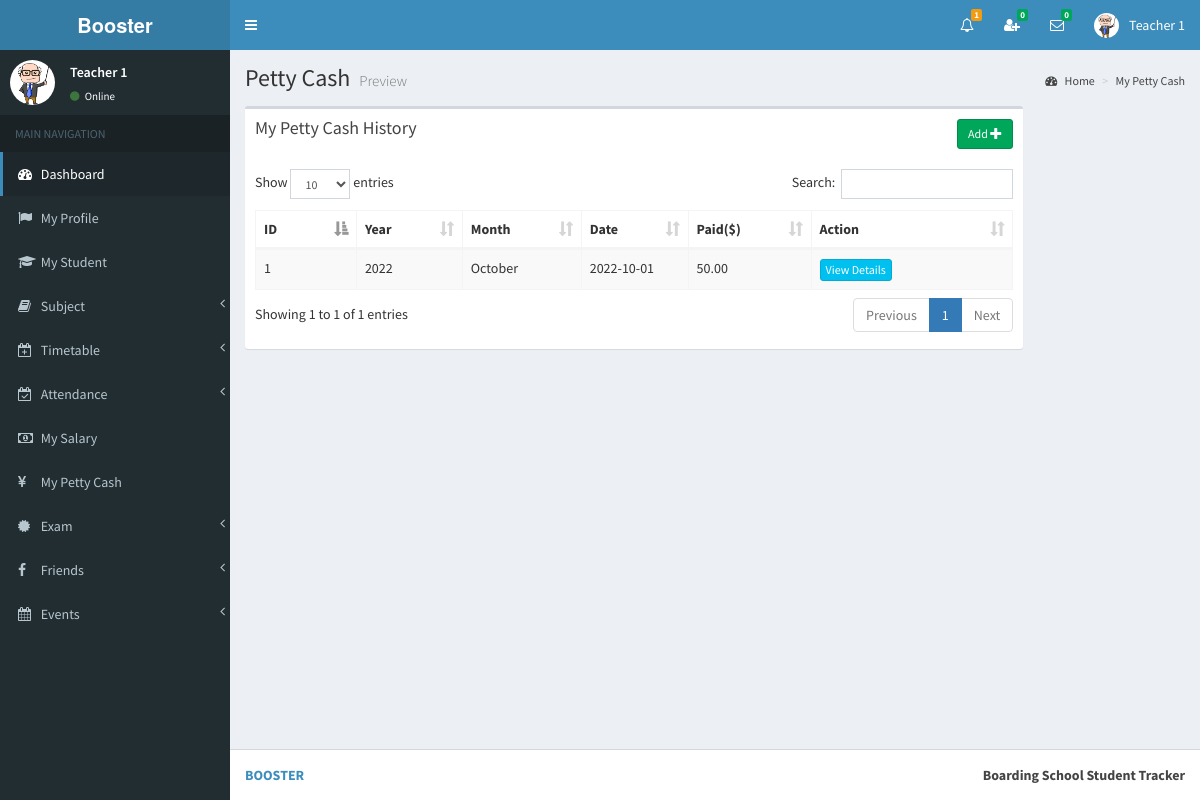
Screenshot of /view/my_petty_cash.php (signed in) with the database file from the repository.
### tables this page shows
CREATE TABLE `teacher` (
  `id` int(11) NOT NULL,
  `full_name` varchar(255) NOT NULL,
  `i_name` varchar(255) NOT NULL,
  `gender` varchar(255) NOT NULL,
  `address` varchar(255) NOT NULL,
  `phone` varchar(255) NOT NULL,
  `email` varchar(255) NOT NULL,
  `image_name` varchar(255) NOT NULL,
  `index_number` bigint(11) NOT NULL,
  `reg_date` date NOT NULL
);

CREATE TABLE `petty_cash` (
  `id` int(11) NOT NULL,
  `received_by` bigint(11) NOT NULL,
  `approved_by` bigint(11) NOT NULL,
  `year` year(4) NOT NULL,
  `month` varchar(255) NOT NULL,
  `date` date NOT NULL,
  `time` time NOT NULL,
  `paid` double(11,2) NOT NULL,
  `received_type` varchar(255) NOT NULL,
  `_status` varchar(255) NOT NULL
);

### view/my_petty_cash.php (the view, shortened to what this page needs)
<?php include_once('head.php'); ?>
<?php include_once('header_teacher.php'); ?>
<?php include_once('sidebar2.php'); ?>
<div class="content-wrapper">
    <section class="content-header">
    	<h1>
        	Petty Cash
        	<small>Preview</small>
        </h1>
        <ol class="breadcrumb">
        	<li><a href="#"><i class="fa fa-dashboard"></i> Home</a></li>
            <li><a href="#">My Petty Cash</a></li>
    	</ol>
	</section>
	<section class="content" >
    	<div class="row" id="table1">
        	<div class="col-md-10">
            	<div class="box">
                	<div class="box-header">
                  		<a href="#modalInsertform"  class="btn btn-success btn-sm pull-right" data-id="" data-toggle="modal">Add <span class="glyphicon glyphicon-plus"></span></a>
                  		<h3 class="box-title">My Petty Cash History</h3>
                	</div>
                	<div class="box-body table-responsive">
                		<table id="example1" class="table table-bordered table-striped">
                            <thead>
                                <th class="col-md-1">ID</th>
                                <th class="col-md-1">Year</th>
                                <th class="col-md-1">Month</th>
                                <th class="col-md-1">Date</th>
                                <th class="col-md-1">Paid($)</th>
                                <th class="col-md-2">Action</th>
                            </thead>
                        	<tbody>
<?php
include_once('../controller/config.php');
$index=$_SESSION["index_number"];
$type=$_SESSION["type"];
$sql="select * from petty_cash where received_by='$index' and received_type='$type'";
$result=mysqli_query($conn,$sql);
$count = 0;
if(mysqli_num_rows($result) > 0) {
	while($row=mysqli_fetch_assoc($result)){
		$count++;
		$paid=$row['paid'];
?>
                                <tr>
                                    <td><?php echo $count; ?></td>
               <td id="td_year_<?php echo $count; ?>"><?php echo $row['year']; ?></td>
               <td id="td_month_<?php echo $count; ?>"><?php echo $row['month']; ?></td>
                                    <td id="td_date_<?php echo $count; ?>"><?php echo $row['date']; ?></td>
               <td id="td_paid_<?php echo $count; ?>"><?php echo $paid ?></td>
                                    <td>
<a href="#" onClick="showModal2(this)" class="btn btn-info btn-xs" data-id="<?php echo $row['id']; ?>,<?php echo $index; ?>" >View Details</a>
                               		</td>
                            	</tr>
<?php } } ?>
                        	</tbody>
                    	</table>
                	</div>
            	</div>
        	</div>
        </div>
     </section>
</div>
<?php include_once('footer.php');?>

### view/header_teacher.php (shortened to what this page needs)
<body class="hold-transition skin-blue sidebar-mini" >
<div class="wrapper">
  <header class="main-header" >
    <a href="" class="logo">
      <span class="logo-lg"><strong>Booster</strong></span>
    </a>
    <nav class="navbar navbar-static-top">
		<a href="#" class="sidebar-toggle" data-toggle="offcanvas" role="button">
       	</a>
		<div class="navbar-custom-menu">
			<ul class="nav navbar-nav">
              <li class="dropdown notifications-menu">
                <a href="#" class="dropdown-toggle" data-toggle="dropdown">
                  <i class="fa fa-bell-o"></i>
<?php
include_once('../controller/config.php');
$my_type=$_SESSION["type"];
$my_index=$_SESSION["index_number"];
if($my_type == 'Teacher'){
	$sql1="SELECT COUNT(id) FROM notification_history WHERE user_type='Teacher' AND index_number='$my_index' AND _isread='0'";
	$result1=mysqli_query($conn,$sql1);
	$row1=mysqli_fetch_assoc($result1);
	$notfi_count=$row1['COUNT(id)'];
?>
                  <span class="label label-warning"><?php echo $notfi_count; ?></span>
                </a>
              </li>
<?php }  ?>
<?php
include_once('../controller/config.php');
$my_index=$_SESSION["index_number"];
$my_type=$_SESSION["type"];
$sql="SELECT count(id)
      FROM my_friends
      WHERE my_index='$my_index' AND _status='Pending' AND _isread='0'";
$result=mysqli_query($conn,$sql);
$row=mysqli_fetch_assoc($result);
$unread_count=$row['count(id)'];
?>
              <li class="dropdown messages-menu"  id="friend_request">
              	<a href="#" class="dropdown-toggle" data-toggle="dropdown" onClick="showFriendRequest('<?php echo $my_index; ?>','<?php echo $my_type; ?>')">
                  <i class="fa fa-user-plus"></i>
                  <span class="label label-success"><?php echo $unread_count; ?></span>
                </a>
              </li>
<?php
include_once('../controller/config.php');
$my_index=$_SESSION["index_number"];
$unread_msg_count=0;
$sql="SELECT * FROM my_friends WHERE my_index='$my_index'";
$result=mysqli_query($conn,$sql);
while($row=mysqli_fetch_assoc($result)){
	$friend_index=$row['friend_index'];
	$sql1="SELECT count(id)
		  FROM online_chat
		  WHERE user_index='$friend_index' AND _isread='0'";
	$result1=mysqli_query($conn,$sql1);
	$row1=mysqli_fetch_assoc($result1);
	$unread_msg_count+=$row1['count(id)'];
}
?>
              <li class="dropdown messages-menu" id="unread_msg">
                <a href="#" class="dropdown-toggle" data-toggle="dropdown" >
                  <i class="fa fa-envelope-o"></i>
                  <span class="label label-success"><?php echo $unread_msg_count; ?></span>
                </a>
<?php
include_once('../controller/config.php');
$index=$_SESSION["index_number"];
$type=$_SESSION["type"];
$time='';
$file_path='';
	$sql="SELECT
           DISTINCT conversation_id,friend_index
           FROM
              my_friends
           WHERE
              	my_index='$index'
           ORDER BY
              conversation_id";
	$result=mysqli_query($conn,$sql);
	while($row=mysqli_fetch_assoc($result)){
		$conversation_id=$row['conversation_id'];
		$friend_index=$row['friend_index'];
		$sql3="SELECT * FROM my_friends WHERE conversation_id='$conversation_id' and friend_index='$friend_index'";
		$result3=mysqli_query($conn,$sql3);
		$row3=mysqli_fetch_assoc($result3);
		$friend_type=$row3['friend_type'];
		if($friend_type == "Admin"){
			$sql1="SELECT * FROM admin WHERE index_number='$friend_index'";
			$result1=mysqli_query($conn,$sql1);
			$row1=mysqli_fetch_assoc($result1);
			$friend_name=$row1['i_name'];
			$friend_image=$row1['image_name'];
		}
		if($friend_type == "Teacher"){
			$sql1="SELECT * FROM teacher WHERE index_number='$friend_index'";
			$result1=mysqli_query($conn,$sql1);
			$row1=mysqli_fetch_assoc($result1);
			$friend_name=$row1['i_name'];
			$friend_image=$row1['image_name'];
		}
		if($friend_type == "Student"){
			$sql1="SELECT * FROM student WHERE index_number='$friend_index'";
			$result1=mysqli_query($conn,$sql1);
			$row1=mysqli_fetch_assoc($result1);
			$friend_name=$row1['i_name'];
			$friend_image=$row1['image_name'];
		}
		$sql2="SELECT * FROM online_chat WHERE conversation_id='$conversation_id' ORDER BY id DESC LIMIT 1";
		$result2=mysqli_query($conn,$sql2);
		while($row2=mysqli_fetch_assoc($result2)){
			$last_msg=$row2['msg'];
			$msg_time=$row2['time'];
			$datetime1 = new DateTime($msg_time);
			$datetime2 = new DateTime();
			$interval = $datetime1->diff($datetime2);
			$year = $interval->format('%y y ');
			$month = $interval->format('%m m ');
			$days = $interval->format('%a d');
			$hours = $interval->format('%h h');
			$minutes = $interval->format('%i mins');
			$seconds = $interval->format('%s sec');
			if($year>0){
				$time=$year;
			}else if($month>0){
				$time=$month;
			}else if($days>0){
				$time=$days;
			}else if($hours>0){
				$time=$hours;
			}else if($minutes>0){
				$time=$minutes;
			}else{
				$time=$seconds;
			}
			if($type=="Admin"){
				$file_path="my_friends.php?do=showChatBox&my_index=$index&conversation_id=$conversation_id&friend_index=$friend_index&my_type=$type";
			}
			if($type=="Teacher"){
				$file_path="my_friends2.php?do=showChatBox&my_index=$index&conversation_id=$conversation_id&friend_index=$friend_index&my_type=$type";
			}
			if($type=="Student"){
				$file_path="my_friends1.php?do=showChatBox&my_index=$index&conversation_id=$conversation_id&friend_index=$friend_index&my_type=$type";
			}
?>
                      <li>
                        <a href="<?php echo $file_path; ?>" onClick="msgRead('<?php echo $index; ?>','<?php echo $conversation_id; ?>','<?php echo $friend_index; ?>','<?php echo $type; ?>')">
                          <div class="pull-left">
                            <img src="../<?php echo $friend_image; ?>" class="img-circle" alt="User Image">
                          </div>
                          <h4>
                            <?php echo $friend_name; ?>
                            <small><i class="fa fa-clock-o"></i> <?php echo $time; ?></small>
                          </h4>
                          <p><?php echo $last_msg; ?></p>
                        </a>
                      </li>
 <?php } } ?>
              </li>
<?php
include_once('../controller/config.php');
if($type=="Teacher"){
	$sql="SELECT * FROM teacher where index_number='$index'";
	$result=mysqli_query($conn,$sql);
	$row=mysqli_fetch_assoc($result);
}
?>
            	<li class="dropdown user user-menu">
                    <a href="#" class="dropdown-toggle" data-toggle="dropdown">
                      <img src="../<?php echo $row['image_name']; ?>" class="user-image" alt="User Image">
                      <span class="hidden-xs"><?php echo $row['i_name']; ?></span>
                    </a>
              </li>
            </ul>
        </div>
	</nav>
  </header>

### view/sidebar2.php (shortened to what this page needs)
  <aside class="main-sidebar">
    <section class="sidebar">
<?php
include_once('../controller/config.php');
$index=$_SESSION["index_number"];
$sql="SELECT * FROM teacher WHERE index_number='$index'";
$result=mysqli_query($conn,$sql);
$row=mysqli_fetch_assoc($result);
$name=$row['i_name'];
$image=$row['image_name'];
?>
      <div class="user-panel">
      	<div class="pull-left image">
        	<img src="../<?php echo $image; ?>" class="img-circle" alt="User Image">
        </div>
        <div class="pull-left info">
        	<p><?php echo $name; ?></p>
            <a href="#"><i class="fa fa-circle text-success"></i> Online</a>
        </div>
      </div>
      <ul class="sidebar-menu">
        <li class="header">MAIN NAVIGATION</li>
        <li class="active treeview">
          <a href="dashboard2.php">
            <i class="fa fa-dashboard"></i> <span>Dashboard</span>
          </a>
        </li>
        <li>
          <a href="teacher_profile2.php">
            <i class="fa fa-flag"></i> <span>My Profile</span>
          </a>
        </li>
         <li>
          <a href="my_student.php">
            <i class="fa fa-graduation-cap"></i> <span>My Student</span>
          </a>
        </li>
        <li class="treeview">
          <a href="#">
            <i class="fa fa-book"></i>
            <span>Subject</span>
            <span class="pull-right-container">
              <i class="fa fa-angle-left pull-right"></i>
            </span>
          </a>
        </li>
        <li class="treeview">
          <a href="#">
            <i class="fa fa-calendar-plus-o"></i>
            <span>Timetable</span>
            <span class="pull-right-container">
              <i class="fa fa-angle-left pull-right"></i>
            </span>
          </a>
        </li>
         <li class="treeview">
          <a href="#">
            <i class="fa fa-calendar-check-o"></i>
            <span>Attendance</span>
            <span class="pull-right-container">
              <i class="fa fa-angle-left pull-right"></i>
            </span>
          </a>
        </li>
        <li>
          <a href="my_salary.php">
            <i class="fa fa-money"></i> <span>My Salary</span>
          </a>
        </li>
         <li>
          <a href="my_petty_cash.php">
            <i class="fa fa-yen"></i> <span>My Petty Cash</span>
          </a>
        </li>
         <li class="treeview">
          <a href="#">
            <i class="fa fa-certificate"></i>
            <span>Exam</span>
            <span class="pull-right-container">
              <i class="fa fa-angle-left pull-right"></i>
            </span>
          </a>
        </li>
        <li class="treeview">
          <a href="#">
            <i class="fa fa-facebook"></i>
            <span>Friends</span>
            <span class="pull-right-container">
              <i class="fa fa-angle-left pull-right"></i>
            </span>
          </a>
        </li>
         <li class="treeview">
          <a href="#">
            <i class="fa fa-calendar"></i>
            <span>Events</span>
            <span class="pull-right-container">
              <i class="fa fa-angle-left pull-right"></i>
            </span>
          </a>
        </li>
      </ul>
    </section>
  </aside>

### rows the page displays
teacher: image_name (picture), i_name "Teacher 1"
petty_cash: year "2022", month "October", date "2022-10-01", paid "50.00"

### other values shown
$notfi_count "1"
$unread_count "0"
$unread_msg_count "0"
